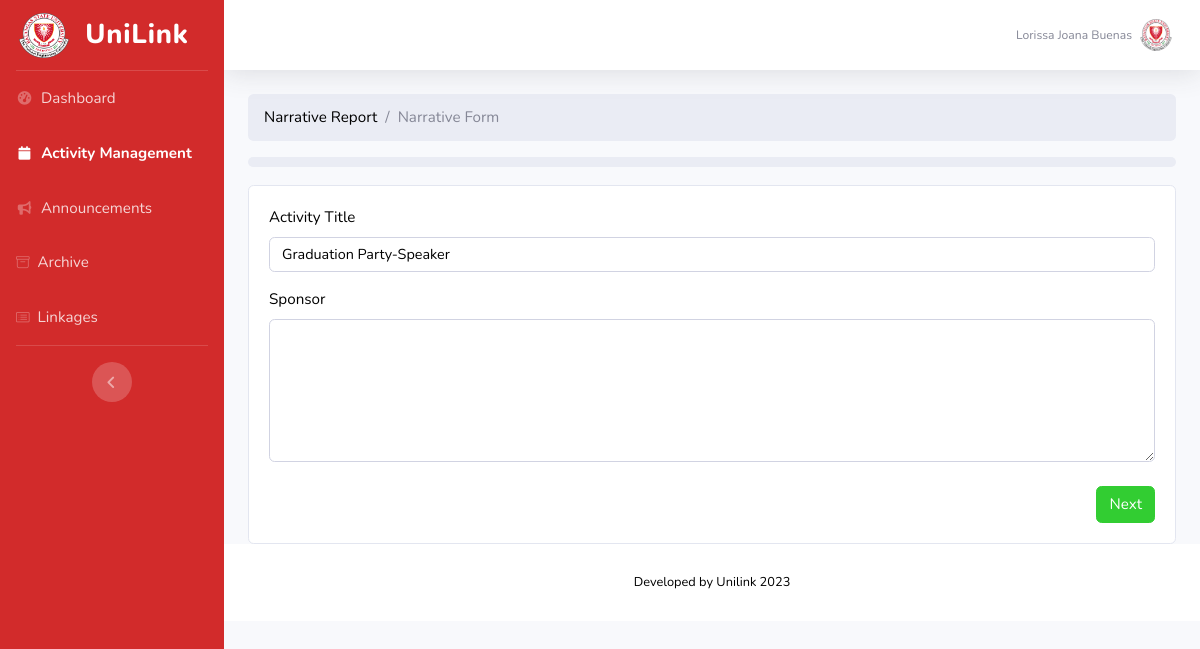
The app's page /FACULTY_ASSOCDEAN/report.php?id=2cb31331-6d1f-11ee-b322-f80dac465db8 (signed in) with its own data.
### tables this page shows
CREATE TABLE `users` (
  `id` int(11) NOT NULL,
  `title` varchar(100) NOT NULL,
  `first_name` varchar(100) NOT NULL,
  `mid_name` varchar(100) NOT NULL,
  `last_name` varchar(100) NOT NULL,
  `sex` varchar(25) NOT NULL,
  `email` varchar(100) NOT NULL,
  `campus` varchar(255) NOT NULL,
  `college_abbrev` varchar(255) NOT NULL,
  `pass` varchar(255) NOT NULL,
  `privelege` varchar(25) NOT NULL,
  `profile_pic` varchar(200) DEFAULT NULL
);

CREATE TABLE `activityform` (
  `id` varchar(255) NOT NULL DEFAULT uuid(),
  `activity_title` varchar(255) DEFAULT NULL,
  `campus` varchar(255) DEFAULT NULL,
  `college` varchar(100) DEFAULT NULL,
  `program` varchar(100) DEFAULT NULL,
  `partner_type` varchar(100) DEFAULT NULL,
  `partner` varchar(100) DEFAULT NULL,
  `start_date` date DEFAULT NULL,
  `end_date` date DEFAULT NULL,
  `rationale` mediumtext DEFAULT NULL,
  `objective` mediumtext DEFAULT NULL,
  `budget` varchar(100) DEFAULT NULL
);

### FACULTY_ASSOCDEAN/report.php (the view, shortened to what this page needs)
<?php
  include "../db.php";
  $activityID = $_GET['id'];
  $sql = "SELECT * FROM activityform WHERE id = '$activityID'";
  $result = $conn->query($sql);
  $activityRow = $result->fetch_assoc();
  $userID = $_SESSION['id'];
  $sql = "SELECT * FROM users WHERE id = $userID";
  $result = $conn->query($sql);
  $userRow = $result->fetch_assoc();
?>
<html lang="en">
  <head>
    <link href="vendor/fontawesome-free/css/all.min.css" rel="stylesheet" type="text/css">
    <link rel="stylesheet" href="https://cdn.jsdelivr.net/npm/bootstrap@4.6.2/dist/css/bootstrap.min.css">
    <link href="css/sb-admin-2.min.css" rel="stylesheet">
    <link rel="stylesheet" href="https://cdn.jsdelivr.net/npm/bootstrap-icons@1.11.2/font/bootstrap-icons.min.css">
  </head>
  <body id="page-top">
    <div id="wrapper">
      <ul class="navbar-nav bg-gradient-primary sidebar sidebar-dark accordion" id="accordionSidebar">
        <a class="sidebar-brand d-flex align-items-center justify-content-center" href="index.php">
          <img src="../imgs/BSU.png" height="45" width="50">
          <div class="sidebar-brand-text mx-3">UniLink</div>
        </a>
        <hr class="sidebar-divider my-0">
        <li class="nav-item">
          <a class="nav-link" href="index.php">
            <i class="fas fa-fw fa-tachometer-alt"></i>
            <span>Dashboard</span>
          </a>
        </li>
        <li class="nav-item active">
          <a class="nav-link" href="ui-formsPreview.php">
            <i class="fas fa-fw fa-calendar"></i>
            <span>Activity Management</span>
          </a>
        </li>
        <li class="nav-item">
          <a class="nav-link" href="ui-announcement.php">
            <i class="fas fa-fw fa-bullhorn"></i>
            <span>Announcements</span>
          </a>
        </li>
        <li class="nav-item">
          <a class="nav-link" href="docu_repo.php">
            <i class="bi bi-archive"></i>
            <span>Archive</span>
          </a>
        </li>
        <li class="nav-item">
            <a class="nav-link" href="partners.php">
                <i class="bi bi-card-list"></i>
                <span>Linkages</span></a>
        </li>
        <hr class="sidebar-divider">
        <div class="text-center d-none d-md-inline">
          <button class="rounded-circle border-0" id="sidebarToggle"></button>
        </div>
      </ul>
      <div id="content-wrapper" class="d-flex flex-column">
        <div id="content">
          <nav class="navbar navbar-expand navbar-light bg-white topbar mb-4 static-top shadow">
            <ul class="navbar-nav ml-auto">
              <li class="nav-item dropdown no-arrow">
                <a class="nav-link dropdown-toggle" href="#" id="userDropdown" role="button" data-toggle="dropdown" aria-haspopup="true" aria-expanded="false">
                <span class="mr-2 d-none d-lg-inline text-gray-600 small"><?=$userRow['first_name']." ".$userRow['last_name']?></span>
                                <img class="img-profile rounded-circle"
                                    src="imgs/<?php if($userRow['profile_pic'] == '') {echo "BSU.png";} else {echo $userRow['profile_pic'];}?>">
                            </a>
              </li>
            </ul>
          </nav>
          <form method="post" action="add.narrative.report.php" id="inputForm">
            <div class="container-fluid">
              <nav aria-label="breadcrumb">
                <ol class="breadcrumb">
                  <li class="breadcrumb-item">
                    <a href="ui-formsPreview.php">Narrative Report</a>
                  </li>
                  <li class="breadcrumb-item active" aria-current="page">Narrative Form</li>
                </ol>
              </nav>
              <div class="progress">
              </div>
              <div class="card">
                <div class="card-body">
                  <div id="step1">
                    <div class="form-group">
                      <label for="activityName">Activity Title</label>
                      <input type="text" class="form-control outline" id="activityName" name="activityName" value="<?=$activityRow['activity_title']?>">
                    </div>
                    <div class="form-group">
                      <label for="objectives">Sponsor</label>
                      <textarea class="form-control" id="editor1" name="sponsor" rows="6"></textarea>
                    </div>
                    <div class="text-right mt-4">
                      <button type="button" class="btn btn-primary" id="nextStep1">Next</button>
                    </div>
                  </div>
                </div>
              </div>
            </div>
              <footer class="sticky-footer bg-white">
                <div class="container my-auto">
                  <div class="copyright text-center my-auto">
                    <span>Developed by Unilink 2023</span>
                  </div>
                </div>
              </footer>
            </div>
<?php
    include 'footer.php';
?>

### FACULTY_ASSOCDEAN/report.php (style rules this page uses)
.progress { height: 10px; margin-bottom: 10px; }

### records on screen
users: first_name "Lorissa Joana", last_name "Buenas", profile_pic (picture)
activityform: activityName "Graduation Party-Speaker"
